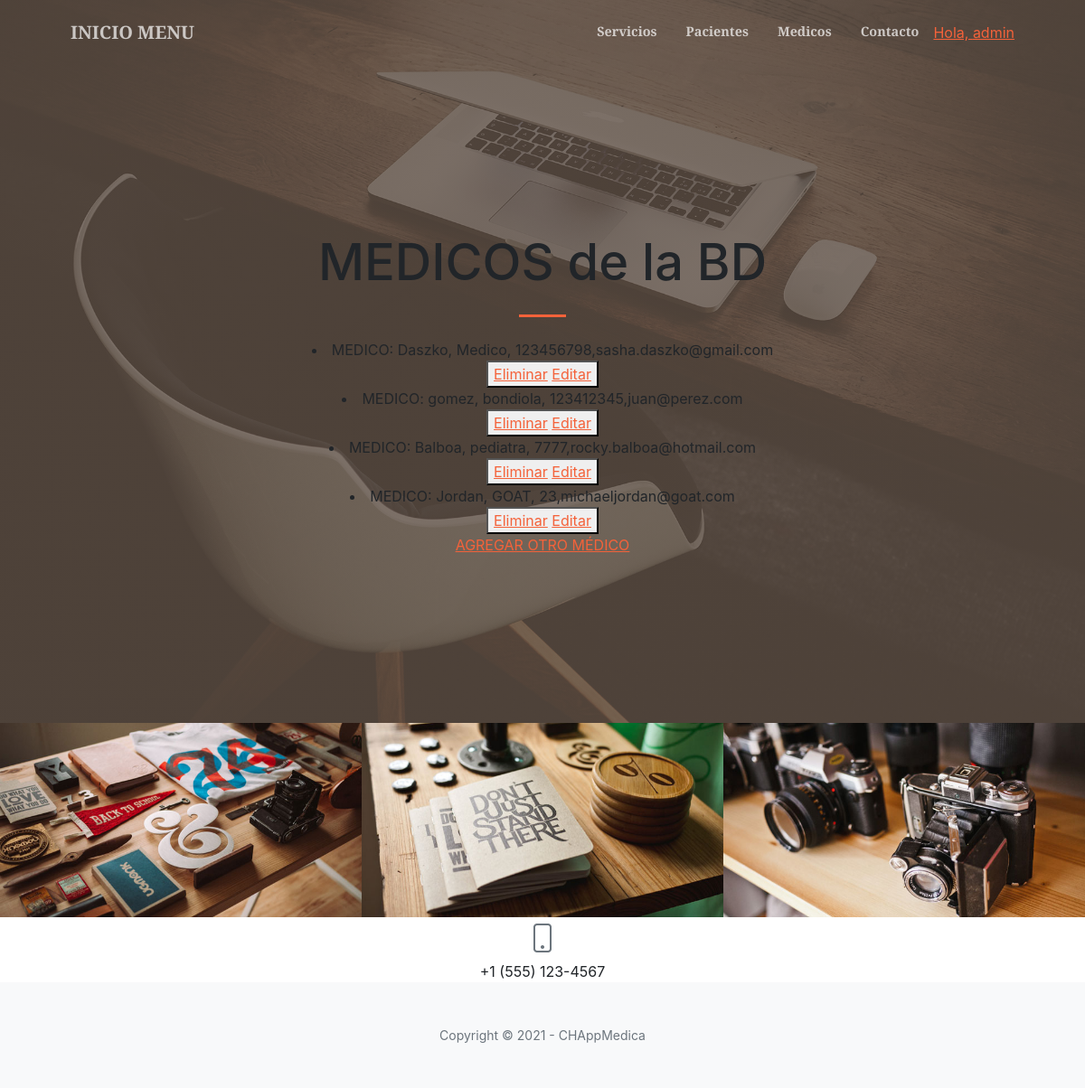
The app's page /AppMedica/leerMedicos (signed in) with its own data.
### AppMedica/models.py (models this page shows)
class Medico(models.Model):
    apellido = models.CharField(max_length=40)
    especialidad = models.CharField(max_length=40)
    matricula = models.IntegerField()
    email = models.EmailField()
    def __str__(self):
        return f"{self.apellido}, {self.especialidad}, {self.matricula},{self.email}"

### AppMedica/views.py (the view)
# urls.py: path('leerMedicos', views.leerMedicos, name='LeerMedicos'),
@login_required
def leerMedicos(request):
    medicos = Medico.objects.all()
    dir = {'medicos':medicos}
    return render(request,"AppMedica/leerMedicos.html",dir)

### AppMedica/templates/AppMedica/leerMedicos.html (shortened to what this page needs)
{% extends "AppMedica/padre.html" %}
{% load static %}
        {% block contenido %}
            <h1 class="mb-1">MEDICOS de la BD</h1>
        {% endblock %}
        {% block contenido2 %}
            {% for m in medicos %}
                <li>MEDICO:   {{ m }}  </li>
                <button>
                    <a href="{% url 'EliminarMedicos' m.matricula %}">Eliminar</a>
                    <a href="{% url 'EditarMedicos' m.matricula %}">Editar</a>
                </button>
                <br>
            {% endfor %}
            <a href="{% url 'MedicoFormulario'%}">AGREGAR OTRO MÉDICO </a>
        {% endblock %}

### AppMedica/templates/AppMedica/padre.html (shortened to what this page needs)
<!DOCTYPE html>
<html lang="en">
    <head>
        {% load static %}
        <link href="https://cdn.jsdelivr.net/npm/bootstrap-icons@1.5.0/font/bootstrap-icons.css" rel="stylesheet" />
        <link href="https://cdnjs.cloudflare.com/ajax/libs/SimpleLightbox/2.1.0/simpleLightbox.min.css" rel="stylesheet" />
        <link href="{% static 'AppMedica/css/styles.css' %}" rel="stylesheet" />
    </head>
    <body id="page-top">
        <nav class="navbar navbar-expand-lg navbar-light fixed-top py-3" id="mainNav">
            <div class="container px-4 px-lg-5">
                <a class="navbar-brand" href="{% url 'Inicio' %}">INICIO MENU</a>
                <div class="collapse navbar-collapse" id="navbarResponsive">
                    <ul class="navbar-nav ms-auto my-2 my-lg-0">
                        <li class="nav-item"><a class="nav-link" href="{% url 'Servicios' %}">Servicios</a></li>
                        <li class="nav-item"><a class="nav-link" href="{% url 'Pacientes' %}">Pacientes</a></li>
                        <li class="nav-item"><a class="nav-link" href="{% url 'Medicos' %}">Medicos</a></li>
                        <li class="nav-item"><a class="nav-link" href="{% url 'Contacto' %}">Contacto</a></li>
                        {% if  request.user.is_authenticated %}
                            <li class="sidebar-nav-item"><a href="">Hola, {{user.username}}</a></li>
                        {% endif %}
                    </ul>
                </div>
            </div>
        </nav>
        <header class="masthead">
            <div class="container px-4 px-lg-5 h-100">
                <div class="row gx-4 gx-lg-5 h-100 align-items-center justify-content-center text-center">
                    <div class="col-lg-8 align-self-end">
                        {% block contenido %}{% endblock %}
                        <hr class="divider" />
                    </div>
                    <div class="col-lg-8 align-self-baseline">
                        {% block contenido2 %}{% endblock %}
                    </div>
                </div>
            </div>
        </header>
        {% block contenido3 %}
        <div id="portfolio">
            <div class="container-fluid p-0">
                <div class="row g-0">
                    <div class="col-lg-4 col-sm-6">
                        <a class="portfolio-box" href="{% url 'Servicios' %}"  title="Servicios">
                            <img class="img-fluid" src="{% static 'AppMedica/assets/img/portfolio/thumbnails/1.jpg' %}" alt="..." />
                        </a>
                    </div>
                    <div class="col-lg-4 col-sm-6">
                        <a class="portfolio-box" href="{% url 'Pacientes' %}" title="Pacientes">
                            <img class="img-fluid" src="{% static 'AppMedica/assets/img/portfolio/thumbnails/2.jpg' %}" alt="..." />
                        </a>
                    </div>
                    <div class="col-lg-4 col-sm-6">
                        <a class="portfolio-box" href="{% url 'Medicos' %}" title="Medicos">
                            <img class="img-fluid" src="{% static 'AppMedica/assets/img/portfolio/thumbnails/3.jpg' %}" alt="..." />
                        </a>
                    </div>
                </div>
            </div>
        </div>
        {% endblock %}
                <div class="row gx-4 gx-lg-5 justify-content-center">
                    <div class="col-lg-4 text-center mb-5 mb-lg-0">
                        <i class="bi-phone fs-2 mb-3 text-muted"></i>
                        <div>+1 (555) 123-4567</div>
                    </div>
                </div>
        <footer class="bg-light py-5">
            <div class="container px-4 px-lg-5"><div class="small text-center text-muted">Copyright &copy; 2021 - CHAppMedica</div></div>
        </footer>
    </body>
</html>

### records on screen
Medico: apellido+especialidad+matricula "Daszko, Medico, 123456798,sasha.daszko@gmail.com"
Medico: apellido+especialidad+matricula "gomez, bondiola, 123412345,juan@perez.com"
Medico: apellido+especialidad+matricula "Balboa, pediatra, 7777,rocky.balboa@hotmail.com"
Medico: apellido+especialidad+matricula "Jordan, GOAT, 23,michaeljordan@goat.com"

### other values on screen
{{ user.username }} "admin"
